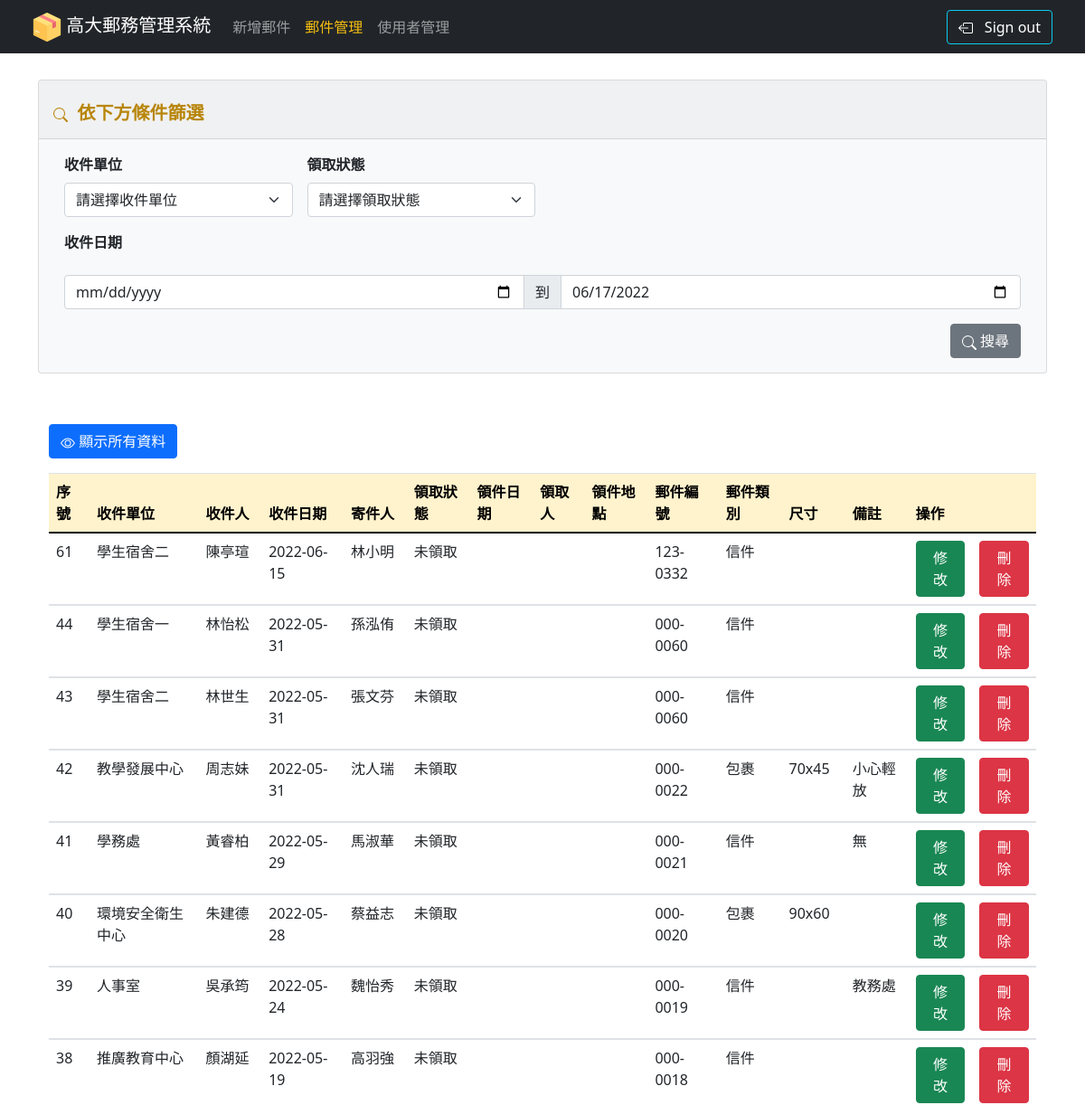
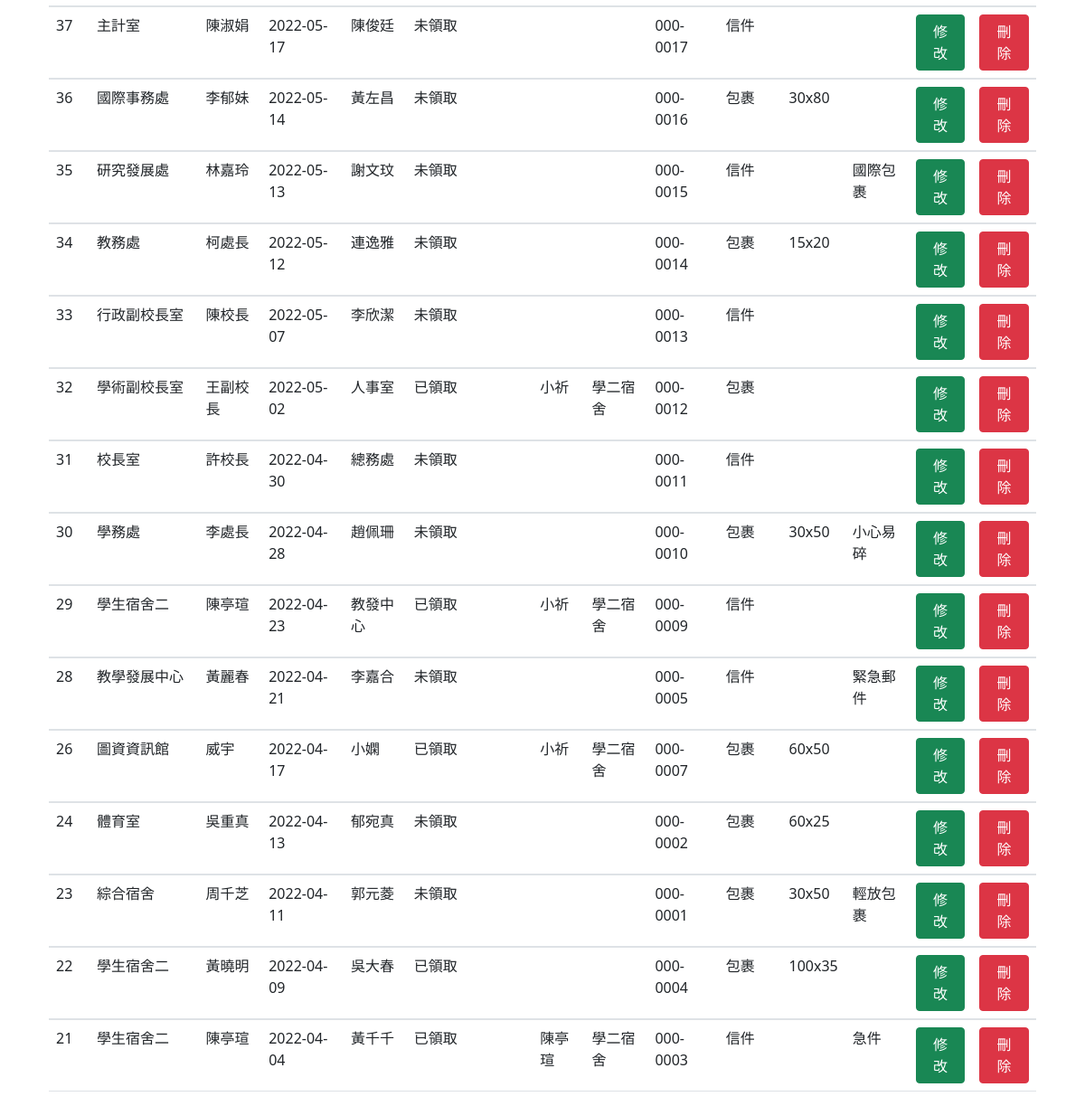
The app's page /admin/admin_mailmanager.php with its own data (2 pictures, top to bottom).
### tables this page shows
CREATE TABLE `data` (
  `no` int(11) NOT NULL,
  `unit` varchar(20) NOT NULL,
  `recipient` varchar(20) NOT NULL,
  `type` varchar(20) NOT NULL,
  `sender` varchar(20) NOT NULL,
  `trackingnumber` varchar(20) NOT NULL,
  `status` varchar(20) NOT NULL,
  `collectdate` date DEFAULT NULL,
  `collector` varchar(20) NOT NULL,
  `note` text NOT NULL,
  `date` date NOT NULL,
  `address` varchar(20) NOT NULL,
  `size` varchar(20) NOT NULL
);

### admin/admin_mailmanager.php (the view, shortened to what this page needs)
<!doctype html>
<html lang="en">
  <head>
    <link rel="stylesheet" href="https://stackpath.bootstrapcdn.com/bootstrap/4.2.1/css/bootstrap.min.css">
    <link rel="stylesheet" href="https://cdn.datatables.net/1.10.18/css/dataTables.bootstrap4.min.css">
    <link href="https://cdn.jsdelivr.net/npm/bootstrap@5.0.2/dist/css/bootstrap.min.css" rel="stylesheet">
  </head>
  <body>
    <div class="container">
  <div class="row">
    <nav class="navbar navbar-expand-md navbar-dark fixed-top bg-dark">
    <div class="container-fluid">
      <a class="navbar-brand" href="admin_addmail.php">
        <img src="../img/logo.png" alt="" width="32" height="32" class="d-inline-block align-text-top">
          高大郵務管理系統
      </a>
      <div class="collapse navbar-collapse" id="navbarCollapse">
        <ul class="navbar-nav me-auto mb-2 mb-md-0">
          <li class="nav-item">
            <a class="nav-link" aria-current="page" href="admin_addmail.php" >新增郵件</a>
          </li>
          <li class="nav-item">
            <a class="nav-link active" href="admin_mailmanager.php">郵件管理</a>
          </li>
          <li class="nav-item">
            <a class="nav-link" href="admin_usermanager.php">使用者管理</a>
          </li>
        </ul>
        <ul class="navbar-nav ">
        <li class="nav-item">
          <a class="nav-link ">
            </a>
          </li>
          <li class="nav-item">
        <a class="btn btn-outline-info"  style="text-decoration: none; color:white; " data-bs-toggle="modal" data-bs-target="#exampleModal">
          &nbsp Sign out
        </a>
        </li>
        </ul>
      </div>
    </div>
  </nav>
  </div>
</div>
   <p></br></br></br></p>
    <div class="container">
        <div class="card text-dark bg-light mb-3" style="width: 100%;">
            <div class="card-header" style="color:darkgoldenrod">
             <h5>&nbsp <b>依下方條件篩選</b>
            </h5>
            </div>
            <div class="card-body">
            <div class="container col-md-12 ">
                <form class="row g-3 needs-validation" action="admin_mailmanager.php" method="POST" novalidate>
                    <div class="col-md-3">
                        <label for="inputState" class="form-label"><b>收件單位</b></label>
                        <select id="unit" name ="unit"class="form-select">
                            <option value="" selected disable hidden>請選擇收件單位</option>
                        </select>
                    </div>
                    <div class="col-md-3">
                        <label for="inputState" class="form-label"><b>領取狀態</b></label>
                        <select id="status" name="status" class="form-select">
                            <option value="" selected disable>請選擇領取狀態</option>
                        </select>
                    </div>
                    <label for="inputState" class="form-label"> <b>收件日期</b> </label>
                    <div class="input-group ">
                        <input type="date" name="startDate"  id="startDate" class="form-control" >
                        <span class="input-group-text">到</span>
                        <input type="date" name="endDate" id="date_info" class="form-control" >
                    </div>
                    <div class="d-grid gap-2 d-md-flex justify-content-md-end">
                        <button type="submit" name="" class="btn btn-secondary col-md- ">
                         搜尋</button>
                    </div>
                </form>
            </div>
        </div>
    </div>
    <div class="container">
    <p>&nbsp</p>
       <a class="btn btn-primary " href="admin_seealldata.php" >&nbsp顯示所有資料</a>
      <div class="table-responsive">
      <?php
         $link = @mysqli_connect(
          'localhost',
          'root',
          '',
          'nukpost');
          $query_run = mysqli_query($link,  $_SESSION["admin_SQL"]);
      ?>
      <table class='table table-hover able-bordered align-middle '>
        <thead>
            <tr>
                <th scope="col" class="table-warning">序號</th>
                <th scope="col" class="table-warning">收件單位</th>
                <th scope="col" class="table-warning">收件人</th>
                <th scope="col" class="table-warning">收件日期</th>
                <th scope="col" class="table-warning">寄件人</th>
                <th scope="col" class="table-warning">領取狀態</th>
                <th scope="col" class="table-warning">領件日期</th>
                <th scope="col" class="table-warning">領取人</th>
                <th scope="col" class="table-warning">領件地點</th>
                <th scope="col" class="table-warning">郵件編號</th>
                <th scope="col" class="table-warning">郵件類別</th>
                <th scope="col" class="table-warning">尺寸</th>
                <th scope="col" class="table-warning" >備註</th>
                <th scope="col" class="table-warning" colspan="2">操作</th>
            </tr>
        </thead>
        <?php
          if($query_run)
          {
            foreach($query_run as $row)
            {
        ?>
              <tbody>
                  <tr>
                      <td><?php echo $row['no'];?></td>
                      <td><?php echo $row['unit'];?></td>
                      <td><?php echo $row['recipient'];?></td>
                      <td><?php echo $row['date'];?></td>
                      <td><?php echo $row['sender'];?></td>
                      <td><?php echo $row['status'];?></td>
                      <td><?php echo $row['collectdate'];?></td>
                      <td><?php echo $row['collector'];?></td>
                      <td><?php echo $row['address'];?></td>
                      <td><?php echo $row['trackingnumber'];?></td>
                      <td><?php echo $row['type'];?></td>
                      <td><?php echo $row['size'];?></td>
                      <td><?php echo $row['note'];?></td>
                      <td rowspan="2">
                          <button type="button" class="btn btn-success editbtn">
                          修改</button>
                      </td>
                      <td>
                            <button type="button" class="btn btn-danger deletebtn">
                            刪除</button>
                      </td>
                  </tr>
              </tbody>
        <?php
                    }
                }
          else
          {
             echo "No Record Found";
          }
        ?>
      </table>
        </div>
    </div>
  </body>
</html>

### admin/admin_mailmanager.php (style rules this page uses)
.navbar-nav .nav-item .nav-link.active { color: #f5be11; }

### records on screen
data: no "61", unit "學生宿舍二", recipient "陳亭瑄", date "2022-06-15", sender "林小明", status "未領取", trackingnumber "123-0332", type "信件"
data: no "44", unit "學生宿舍一", recipient "林怡松", date "2022-05-31", sender "孫泓侑", status "未領取", trackingnumber "000-0060", type "信件"
data: no "43", unit "學生宿舍二", recipient "林世生", date "2022-05-31", sender "張文芬", status "未領取", trackingnumber "000-0060", type "信件"
data: no "42", unit "教學發展中心", recipient "周志妹", date "2022-05-31", sender "沈人瑞", status "未領取", trackingnumber "000-0022", type "包裹", size "70x45", note "小心輕放"
data: no "41", unit "學務處", recipient "黃睿柏", date "2022-05-29", sender "馬淑華", status "未領取", trackingnumber "000-0021", type "信件", note "無"
data: no "40", unit "環境安全衛生中心", recipient "朱建德", date "2022-05-28", sender "蔡益志", status "未領取", trackingnumber "000-0020", type "包裹", size "90x60"
data: no "39", unit "人事室", recipient "吳承筠", date "2022-05-24", sender "魏怡秀", status "未領取", trackingnumber "000-0019", type "信件", note "教務處"
data: no "38", unit "推廣教育中心", recipient "顏湖延", date "2022-05-19", sender "高羽強", status "未領取", trackingnumber "000-0018", type "信件"
data: no "37", unit "主計室", recipient "陳淑娟", date "2022-05-17", sender "陳俊廷", status "未領取", trackingnumber "000-0017", type "信件"
data: no "36", unit "國際事務處", recipient "李郁妹", date "2022-05-14", sender "黃左昌", status "未領取", trackingnumber "000-0016", type "包裹", size "30x80"
data: no "35", unit "研究發展處", recipient "林嘉玲", date "2022-05-13", sender "謝文玟", status "未領取", trackingnumber "000-0015", type "信件", note "國際包裹"
data: no "34", unit "教務處", recipient "柯處長", date "2022-05-12", sender "連逸雅", status "未領取", trackingnumber "000-0014", type "包裹", size "15x20"
data: no "33", unit "行政副校長室", recipient "陳校長", date "2022-05-07", sender "李欣潔", status "未領取", trackingnumber "000-0013", type "信件"
data: no "32", unit "學術副校長室", recipient "王副校長", date "2022-05-02", sender "人事室", status "已領取", collector "小祈", address "學二宿舍", trackingnumber "000-0012", type "包裹"
data: no "31", unit "校長室", recipient "許校長", date "2022-04-30", sender "總務處", status "未領取", trackingnumber "000-0011", type "信件"
data: no "30", unit "學務處", recipient "李處長", date "2022-04-28", sender "趙佩珊", status "未領取", trackingnumber "000-0010", type "包裹", size "30x50", note "小心易碎"
data: no "29", unit "學生宿舍二", recipient "陳亭瑄", date "2022-04-23", sender "教發中心", status "已領取", collector "小祈", address "學二宿舍", trackingnumber "000-0009", type "信件"
data: no "28", unit "教學發展中心", recipient "黃麗春", date "2022-04-21", sender "李嘉合", status "未領取", trackingnumber "000-0005", type "信件", note "緊急郵件"
data: no "26", unit "圖資資訊館", recipient "威宇", date "2022-04-17", sender "小嫻", status "已領取", collector "小祈", address "學二宿舍", trackingnumber "000-0007", type "包裹", size "60x50"
data: no "24", unit "體育室", recipient "吳重真", date "2022-04-13", sender "郁宛真", status "未領取", trackingnumber "000-0002", type "包裹", size "60x25"
data: no "23", unit "綜合宿舍", recipient "周千芝", date "2022-04-11", sender "郭元菱", status "未領取", trackingnumber "000-0001", type "包裹", size "30x50", note "輕放包裹"
data: no "22", unit "學生宿舍二", recipient "黃曉明", date "2022-04-09", sender "吳大春", status "已領取", trackingnumber "000-0004", type "包裹", size "100x35"
data: no "21", unit "學生宿舍二", recipient "陳亭瑄", date "2022-04-04", sender "黃千千", status "已領取", collector "陳亭瑄", address "學二宿舍", trackingnumber "000-0003", type "信件", note "急件"
